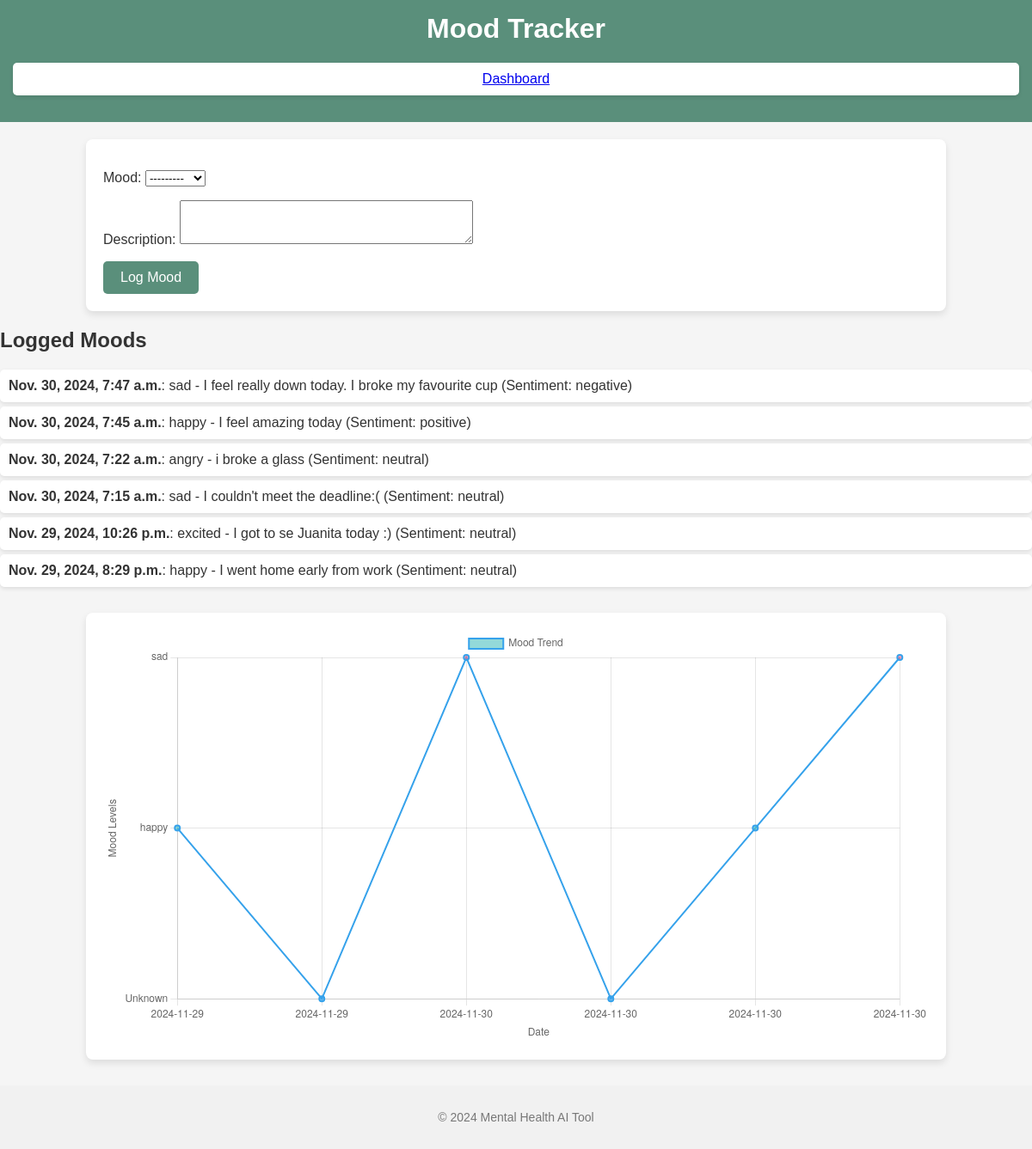
The app's page /mood-tracker/ (signed in) with its own data.
### tracker/models.py (models this page shows, shortened)
class MoodEntry(models.Model):
    MOOD_CHOICES = [
        ('happy', 'Happy'),
        ('neutral', 'Neutral'),
        ('sad', 'Sad'),
        ('angry', 'Angry'),
        ('excited', 'Excited'),
        ('anxious', 'Anxious'),
    ]
    user = models.ForeignKey(User, on_delete=models.CASCADE, related_name='mood_entries')
    mood = models.CharField(max_length=50, choices=MOOD_CHOICES)
    description = models.TextField(blank=True, null=True)  # Optional field for user notes
    sentiment = models.CharField(max_length=10, choices=[('positive', 'Positive'), ('neutral', 'Neutral'), ('negative', 'Negative')])
    timestamp = models.DateTimeField(auto_now_add=True)  # Automatically set when created

### tracker/views.py (the view)
# urls.py: path('mood-tracker/', views.mood_tracker, name='mood_tracker'),
@login_required
def mood_tracker(request):
    if request.method == 'POST':
        form = MoodEntryForm(request.POST)
        if form.is_valid():
            mood_entry = form.save(commit=False)
            mood_entry.user = request.user
            if mood_entry.description:
                mood_entry.sentiment = analyze_sentiment(mood_entry.description)
            else:
                mood_entry.sentiment = 'neutral'  # Set default sentiment if no description
            mood_entry.save()
            return redirect('mood_tracker')
    else:
        form = MoodEntryForm()
    moods = MoodEntry.objects.filter(user=request.user).order_by('-timestamp')
    return render(request, 'tracker/mood_tracker.html', {'form': form, 'moods': moods})

### tracker/forms.py
class MoodEntryForm(forms.ModelForm):
    class Meta:
        model = MoodEntry
        fields = ['mood', 'description']  # Fields to include in the form
        widgets = {
            'mood': forms.Select(attrs={'class': 'form-control'}),
            'description': forms.Textarea(attrs={'class': 'form-control', 'rows': 3}),
        }

### tracker/templates/tracker/mood_tracker.html (shortened to what this page needs)
<!DOCTYPE html>
<html lang="en">
<head>
</head>
<body>
    <header>
        <h1>Mood Tracker</h1>
        <ul>
            <li><a href="{% url 'dashboard' %}">Dashboard</a></li>
        </ul>
    </header>
    <form method="post">
        {{ form.as_p }}
        <button type="submit">Log Mood</button>
    </form>
    <h2>Logged Moods</h2>
    <ul>
        {% for mood in moods %}
            <li>
                <strong>{{ mood.timestamp }}</strong>: {{ mood.mood }}
                {% if mood.description %}
                    - {{ mood.description }} (Sentiment: {{ mood.sentiment }})
                {% endif %}
            </li>
        {% empty %}
            <li>No moods logged yet.</li>
        {% endfor %}
    </ul>
    <div class="chart-container">
        <canvas id="moodTrendChart"></canvas>
    </div>
    <footer>
        <p>&copy; 2024 Mental Health AI Tool</p>
    </footer>
    <script>
        async function fetchMoodData() {
            const response = await fetch('/mood-data/');
            const data = await response.json();
            return data;
        }
        async function renderMoodChart() {
            const data = await fetchMoodData();
            const ctx = document.getElementById('moodTrendChart').getContext('2d');
            const moodColors = {
                happy: 'rgba(75, 192, 192, 0.6)',
                sad: 'rgba(255, 99, 132, 0.6)',
                neutral: 'rgba(201, 203, 207, 0.6)',
            };
            new Chart(ctx, {
                type: 'line',
                data: {
                    labels: data.dates,
                    datasets: [{
                        label: 'Mood Trend',
                        data: data.moods.map(mood => Object.keys(moodColors).indexOf(mood) + 1 || 0),
                        backgroundColor: data.moods.map(mood => moodColors[mood] || 'rgba(54, 162, 235, 0.6)'),
                        borderColor: 'rgba(54, 162, 235, 1)',
                        borderWidth: 2,
                        fill: false,
                    }]
                },
                options: {
                    scales: {
                        x: { title: { display: true, text: 'Date' } },
                        y: {
                            title: { display: true, text: 'Mood Levels' },
                            ticks: {
                                stepSize: 1,
                                callback: function(value) {
                                    const moods = Object.keys(moodColors);
                                    return moods[value - 1] || 'Unknown';
                                }
                            }
                        }
                    }
                }
            });
        }
        renderMoodChart();
    </script>
</body>
</html>

### tracker/templates/tracker/mood_tracker.html (style rules this page uses)
body { font-family: Arial, sans-serif; background-color: #f5f5f5; color: #333; margin: 0; padding: 0; }
header { background-color: #5a8f7b; color: white; padding: 15px; text-align: center; }
h1 { margin-top: 0; }
form { background-color: white; padding: 20px; margin: 20px auto; width: 80%; border-radius: 8px; box-shadow: 0 4px 8px rgba(0, 0, 0, 0.1); }
button { background-color: #5a8f7b; color: white; padding: 10px 20px; border: none; border-radius: 5px; cursor: pointer; font-size: 16px; }
.chart-container { width: 80%; margin: 30px auto; background-color: white; padding: 20px; border-radius: 8px; box-shadow: 0 4px 8px rgba(0, 0, 0, 0.1); }
ul { list-style-type: none; padding: 0; }
ul li { padding: 10px; background-color: #fff; margin: 5px 0; border-radius: 5px; box-shadow: 0 2px 5px rgba(0, 0, 0, 0.1); }
footer { text-align: center; padding: 15px; background-color: #f1f1f1; font-size: 14px; color: #777; }

### records on screen
MoodEntry: timestamp "Nov. 30, 2024, 7:47 a.m.", mood "sad", description "I feel really down today. I broke my favourite cup", sentiment "negative"
MoodEntry: timestamp "Nov. 30, 2024, 7:45 a.m.", mood "happy", description "I feel amazing today", sentiment "positive"
MoodEntry: timestamp "Nov. 30, 2024, 7:22 a.m.", mood "angry", description "i broke a glass", sentiment "neutral"
MoodEntry: timestamp "Nov. 30, 2024, 7:15 a.m.", mood "sad", description "I couldn't meet the deadline:(", sentiment "neutral"
MoodEntry: timestamp "Nov. 29, 2024, 10:26 p.m.", mood "excited", description "I got to se Juanita today :)", sentiment "neutral"
MoodEntry: timestamp "Nov. 29, 2024, 8:29 p.m.", mood "happy", description "I went home early from work", sentiment "neutral"
